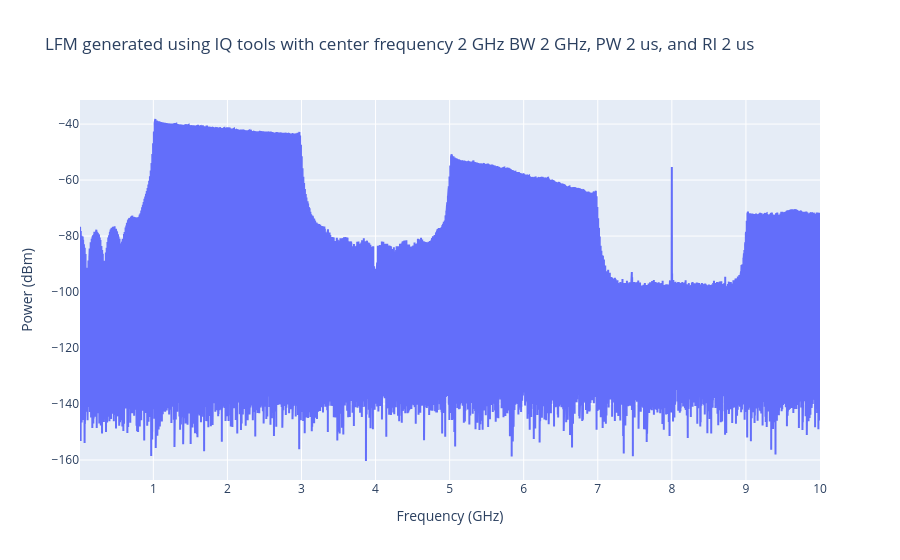

Write notebook code for a chart like this one.
### Code cell
fig = go.Figure()

fig.add_trace(go.Scatter(x = df['Frequency (Hz)'], y = df['Power (dBm)'], mode= 'lines'))
fig.update_layout(
                  title = 'LFM generated using IQ tools with center frequency 2 GHz BW 2 GHz, PW 2 us, and RI 2 us',
                  xaxis_title = 'Frequency (GHz)',
                  yaxis_title = 'Power (dBm)'
)
fig.show()

### Figure 1 — Plotly figure (JSON) as saved in the notebook; plotly's stock layout.template omitted (floating-point values rounded to 4 significant figures; data arrays with more than 128 entries replaced by an {"elided": "..."} marker saying what was removed)
{"data": [{"mode": "lines", "type": "scatter", "x": {"elided": "32000 float values"}, "y": {"elided": "32000 float values"}}], "layout": {"title": {"text": "LFM generated using IQ tools with center frequency 2 GHz BW 2 GHz, PW 2 us, and RI 2 us"}, "xaxis": {"title": {"text": "Frequency (GHz)"}}, "yaxis": {"title": {"text": "Power (dBm)"}}}}
